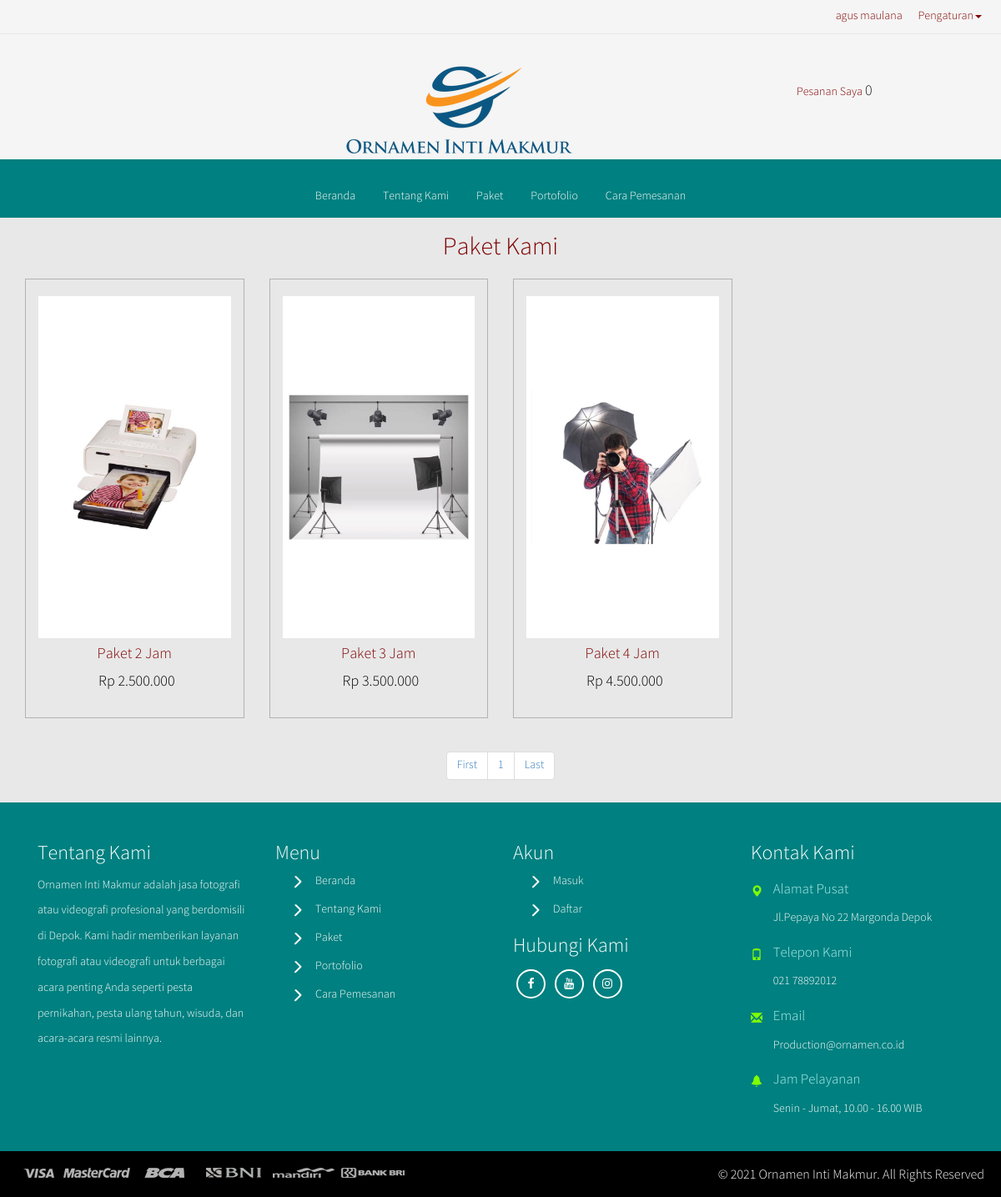
/index.php?p=paket (signed in), run on the app's committed database.
### tables this page shows
CREATE TABLE `members` (
  `member_id` int(10) NOT NULL,
  `fullname` varchar(100) NOT NULL,
  `gender` varchar(10) NOT NULL,
  `address` text NOT NULL,
  `city` varchar(80) NOT NULL,
  `state` varchar(60) NOT NULL,
  `zip_code` varchar(10) NOT NULL,
  `phone` varchar(18) NOT NULL,
  `email` varchar(50) NOT NULL,
  `password` varchar(100) NOT NULL,
  `reg_date` date NOT NULL
);

CREATE TABLE `items` (
  `item_id` varchar(11) NOT NULL,
  `item_name` varchar(100) NOT NULL,
  `cat_id` int(11) NOT NULL,
  `scat_id` int(11) NOT NULL,
  `brd_id` int(11) NOT NULL,
  `size` varchar(30) NOT NULL,
  `clr_id` varchar(11) NOT NULL,
  `bgimg` varchar(50) NOT NULL,
  `image` varchar(100) NOT NULL,
  `detail` text NOT NULL,
  `material_care` mediumtext NOT NULL,
  `price` varchar(11) NOT NULL,
  `discount` varchar(11) NOT NULL,
  `stock` int(11) NOT NULL,
  `available` varchar(10) NOT NULL,
  `creation_date` date NOT NULL DEFAULT '0000-00-00'
);

### page/paket.php (the view, shortened to what this page needs)
<div class="top-products">
	<div class="container">
		<div class="row">
			<div class="col-lg-12">
				<h2 class="text-center text1">Paket Kami</h2>
			</div>
		</div>
		<div class="row product">
			<?php
			$perpage = 20;
			$page = isset($_GET['page']) ? $_GET['page'] : "";
			if (empty($page)) {
				$num = 0;
				$page = 1;
			} else {
				$num = ($page - 1) * $perpage;
			}
			$query = "SELECT * FROM items WHERE available = 'Ada' ORDER by item_id ASC LIMIT $num, $perpage";
			$result = mysqli_query($conn, $query);
			while ($row = mysqli_fetch_array($result)) {
			?>
				<div class="col-md-3 col-xs-6 product-left">
					<div class="p-one">
						<a href="../index.php?p=single&id=<?php echo $row['item_id']; ?>">
							<img src="../admin/img/<?php echo $row['bgimg']; ?>" />
						</a>
						<h4><?php echo $row['item_name']; ?></h4>
						<?php
						if ($row['discount'] == "0") {
							echo '
							<div class="item_price">
								<p>
									<span>Rp ' . number_format($row['price'], 0, ".", ".") . '</span>
								</p>
							</div>
							';
						}
						?>
					</div>
				</div>
			<?php
			}
			$sql = mysqli_query($conn, "SELECT * FROM items");
			$total_record = mysqli_num_rows($sql);
			$total_page = ceil($total_record / $perpage);
			?>
			<div class="col-lg-12 col-xs-12">
				<nav class="text-center">
					<ul class="pagination">
						<?php
						if ($page > 1) {
							$prev = "<a href='../index.php?p=home&page=1'><span aria-hidden='true'>First</span></a>";
						} else {
							$prev = "<a href='../index.php?p=home&page=1'><span aria-hidden='true'>First</span></a>";
						}
						$number = '';
						for ($i = 1; $i <= $total_page; $i++) {
							if ($i == $page) {
								$number .= "<a href='../index.php?p=home&page=$i'>$i</a>";
							} else {
								$number .= "<a href='../index.php?p=home&page=$i'>$i</a>";
							}
						}
						if ($page < $total_page) {
							$link = $page + 1;
							$next = "<a href='../index.php?p=home&page=$total_page'><span aria-hidden='true'>Last</span></a>";
						} else {
							$next = "<a href='../index.php?p=home&page=$total_page'><span aria-hidden='true'>Last</span></a>";
						}
						?>
						<li><?php echo $prev; ?></li>
						<li><?php echo $number; ?></li>
						<li><?php echo $next; ?></li>
					</ul>
				</nav>
			</div>
		</div>
	</div>
</div>

### index.php (shortened to what this page needs)
<!DOCTYPE html>
<html lang="en">
<head>
	<link rel="stylesheet" type="text/css" href="../assets/css/miistore.css" media="screen, print" />
	<link rel="stylesheet" type="text/css" href="../assets/css/coreSlider.css" />
	<link rel="stylesheet" type="text/css" href="../assets/css/flexslider.css" media="screen" />
	</head>
<body>
	<?php ob_start();
	include "connect.php";
	$userIP = $_SERVER['REMOTE_ADDR'];
	$date = date('Y-m-d');
	$time = date('G:i:s');
	$query = mysqli_query($conn, "SELECT * FROM counter WHERE counter_date = '$date'");
	if(mysqli_num_rows($query) == 0){
		mysqli_query($conn, "INSERT INTO counter VALUES (NULL, '$userIP', '$date', '$time', 1)");
	}
	include "inc/header-navigation.php";
	include "inc/main.php";
	include "inc/newsletter-footer.php";
	?>
</body>
</html>

### inc/header-navigation.php (shortened to what this page needs)
<header class="page-header-one">
	<div class="container-fluid">
		<div class="top-right text-center">
			<ul>
				<?php
				if(empty($_SESSION['email']) && empty($_COOKIE['email'])){
				?>
				<li><a href="../index.php?p=login">Masuk</a></li>
				<li><a href="../index.php?p=register">Daftar</a></li>
				<?php
				}else{
					if(isset($_SESSION['email'])){
						$member = $_SESSION['member_id'];
						$queryname = mysqli_query($conn, "SELECT * FROM members WHERE member_id = '".$member."'");
						$name = mysqli_fetch_array($queryname);
						echo '<li>'.$name['fullname'].'</li>';
					}else{
						$member = $_COOKIE['member_id'];
						$queryname = mysqli_query($conn, "SELECT * FROM members WHERE member_id = '".$member."'");
						$name = mysqli_fetch_array($queryname);
						echo '<li>'.$name['fullname'].'</li>';
					}
				?>
				<li class="dropdown">
					<a class="dropdown-toggle" data-toggle="dropdown">Pengaturan<span class="caret"></span></a>
				</li>
				<?php } ?>
			</ul>
		</div>
	</div>
</header>
<header class="page-header-two">
	<div class="container-fluid text-center">
		<div class="col-md-4 top-header-left">
		</div>
		<div class="col-md-4 top-header-middle">
			<img class="logo-header" src="../logo/ornamen1.png" />
		</div>
		<div class="col-md-4 top-header-right">
			<a href="../index.php?p=pesanan">
			<span class=" ">Pesanan Saya</span>
			<h4 class="items">
			<?php
				if(isset($_SESSION['cart'])) {
					echo count($_SESSION['cart']) ;
				}else{
					echo '0';
				}
			?>
			</h4>
			</a>
		</div>
	</div>
</header>
<nav class="top-nav navbar navbar-inverse" role="navigation">
	<div class="container-fluid">
		<div class="navbar-collapse collapse">
			<ul class="nav navbar-nav top-nav-info">
				<li><a href="../index.php">Beranda</a></li>
				<li><a href="../index.php?p=tentangkami">Tentang Kami</a></li>
				<li><a href="../index.php?p=paket">Paket</a></li>
				<li><a href="../index.php?p=portofolio">Portofolio</a></li>
				<li><a href="../index.php?p=carapemesanan">Cara Pemesanan</a></li>
					</ul>
		</div>
	</div>
</nav>

### inc/main.php (shortened to what this page needs)
<?php
if(@$_GET){
	switch($_GET['p']){
		case "paket";
			include "page/paket.php";
		break;
	}
}else{
	include "page/home.php";
}
?>

### inc/newsletter-footer.php (shortened to what this page needs)
<div class="footer-top">
	<div class="container">
		<div class="col-lg-3 footer-grid">
			<h3>Tentang Kami</h3>
			<p>Ornamen Inti Makmur adalah jasa fotografi atau videografi profesional yang berdomisili di Depok. Kami hadir memberikan layanan fotografi atau videografi untuk berbagai acara penting Anda seperti pesta pernikahan, pesta ulang tahun, wisuda, dan acara-acara resmi lainnya.</p>
		</div>
		<div class="col-lg-3 footer-grid">
			<h3>Menu</h3>
			<ul class="footer-grid-list">
				<li><a href="../index.php">Beranda</a></li>
				<li><a href="../index.php?p=brands">Tentang Kami</a></li>
				<li><a href="../index.php?p=paket">Paket</a></li>
				<li><a href="../index.php?p=portofolio">Portofolio</a></li>
				<li><a href="../index.php?p=carapemesanan">Cara Pemesanan</a></li>
			</ul>
		</div>
		<div class="col-lg-3 footer-grid">
			<h3>Akun</h3>
			<ul class="footer-grid-list">
				<li><a href="../index.php?p=login">Masuk</a></li>
				<li><a href="../index.php?p=register">Daftar</a></li>
			</ul>
			<h3>Hubungi Kami</h3>
			<div class="social">
				<a class="fa fa-facebook" target="_blank" href="https://www.facebook.com/cometogether.gambaro"></a>
				<a class="fa fa-youtube" target="_blank" href="https://www.youtube.com/channel/UCI_fcFGYjcy3jFLMxFCPoFQ"></a>
				<a class="fa fa-instagram" target="_blank" href="https://www.instagram.com/cometogether_extrogambaro/?hl=id"></a>
			</div>
		</div>
		<div class="col-lg-3 footer-grid">
			<h3>Kontak Kami</h3>
			<div class="contact-grid">
				<i class="glyphicon glyphicon-map-marker"></i>
				<div class="contact1">
					<h3>Alamat Pusat</h3>
					<p>Jl.Pepaya No 22 Margonda Depok</p>
				</div>
				<div class="clearfix"></div>
			</div>
			<div class="contact-grid">
				<i class="glyphicon glyphicon-phone"></i>
				<div class="contact1">
					<h3>Telepon Kami</h3>
					<p>021 78892012</p>
				</div>
				<div class="clearfix"></div>
			</div>
			<div class="contact-grid">
				<i class="glyphicon glyphicon-envelope"></i>
				<div class="contact1">
					<h3>Email</h3>
					<p>Production@ornamen.co.id</p>
				</div>
				<div class="clearfix"></div>
			</div>
			<div class="contact-grid">
				<i class="glyphicon glyphicon-bell"></i>
				<div class="contact1">
					<h3>Jam Pelayanan</h3>
					<p>Senin - Jumat, 10.00 - 16.00 WIB</p>
				</div>
				<div class="clearfix"></div>
			</div>
		</div>
	</div>
</div>
<div class="footer-bottom">
	<div class="container-fluid">
		<ul class="footer-bottom-left">
			<li><img src="../assets/img/f2.png" class="img-responsive"/></li>
			<li><img src="../assets/img/f3.png" class="img-responsive"/></li>
			<li><img src="../assets/img/logo-bca.png" class="img-responsive"/></li>
			<li><img src="../assets/img/logo-bni46.png" class="img-responsive"/></li>
			<li><img src="../assets/img/logo-mandiri.png" class="img-responsive"/></li>
			<li><img src="../assets/img/logo-bri.png" class="img-responsive"/></li>
		</ul>
		<p class="footer-bottom-right">&copy; 2021 Ornamen Inti Makmur. All Rights Reserved</p>
		<div class="clearfix"></div>
	</div>
</div>

### assets/css/miistore.css (style rules this page uses)
body { font-weight: normal; padding: 0; color: #800000; background-color: #E8E8E8; font-family: 'Source Sans Pro Light', sans-serif; }
h1, h2, h3, h4, h5, h6, p { font-family: 'Source Sans Pro Light', sans-serif; }
a { color: #800000; }
.footer-top { background: #008080; padding: 2em 0; }
.footer-grid p { color: #FFF; line-height: 2.2em; }
.footer-grid h3 { color: #FFF; }
.footer-grid ul { padding-left: 20px; }
.footer-grid ul.footer-grid-list li { list-style: none; margin-bottom: 1em; padding-left: 2em; background: url(../img/img-sp.png) no-repeat -14px -193px; }
.footer-grid ul li a { color: #FFF; }
.footer-grid .contact-grid { padding: 6px 0; }
.footer-grid .contact-grid i { color: #7FFF00; font-size:1em; float: left; margin: 0 5% 0 0; display: inline-block; line-height: 2em; }
.contact1 { float: left; }
.contact1 h3 { color: #AFEEEE; font-size: 1.2em; margin-top: 5px; }
.contact1 p { color: #FFF; margin: 0; }
.footer-bottom { background: #000; padding: 1em 0; }
.footer-bottom-left { float: left; margin-bottom: 0; padding-left: 5px; }
.footer-bottom-left li { display: inline-block; padding-top: 6px; }
.footer-bottom-right { float: right; color: #FFF; font-size: 16px; margin-bottom: 0; padding-top: 4px; padding-right: 5px; }
.page-header-one { min-height: 40px; background: #f5f5f5; border-bottom: 1px solid #E7E7E7; }
.top-nav { margin-bottom: 0; }
.top-right { float: right; }
.top-right ul li { display: inline-block; margin-top: 10px; padding: 0 8px; }
.top-right ul li a { text-decoration: none; color: #800000; }
.top-right ul li a.dropdown-toggle { cursor: pointer; }
.top-header-left, .top-header-right { width: 33.3%; }
.top-header-middle { text-align: center; margin-top: 30px; }
.top-header-right { text-align: center; margin-top: 50px; }
.top-header-right h4 { display: inline-block; color: #1F1F1F; }
.page-header-two { margin-top: 0; margin-bottom: 0; padding-top: 10px; height: 150px; background: #f5f5f5; border-bottom: 0; }
.logo-header { display: block; margin: 0 auto; }
@media (min-width: 768px) and (max-width: 1500px) { .page-header-two { padding-top: 0; height: 150px; clear: both; } }
@media (min-width: 768px) and (max-width: 1500px) { .logo-header { display: block; margin: 0 auto; left: 50px; right: auto; transform: translate(-50px, 0); } }
@media (min-width: 768px) and (max-width: 1500px) { .top-header-right { position: absolute; top: 40px; right: 0; } }
ul.top-nav-info { float: none; text-align: center; }
.navbar { border-radius: 0; }
.navbar-inverse { background-color: #008080; border: 0; }
.navbar-inverse .navbar-nav > li > a { color: #FFF; }
@media (min-width: 768px) { .navbar { text-align: center; margin-bottom: 0; } }
@media (min-width: 768px) { .navbar .navbar-nav { float: none; display: inline-block; clear: none; } }
@media (min-width: 768px) { .navbar .navbar-nav > li { float: none; display: inline-block; } }
@media (min-width: 768px) { .collapse.navbar-collapse { float: none; display: inline-block !important; width: auto; clear: none; } }
.text1 { margin-top: 20px; margin-bottom: 20px; }
.social a { text-decoration: none; -webkit-transition: 0.5s all; transition: 0.5s all; }
.social [class*="fa fa-"] { border-radius: 30px; border: 2px solid #FFF; color: #FFF; display: inline-block; height: 35px; width: 35px; line-height: 30px; margin: 5px 4px 4px 4px; font-size: 14px; text-align: center; }
.product { display: -webkit-box; display: -webkit-flex; display: flex; flex-wrap: wrap; }
.product > .product-left { display: flex; flex-direction: column; }
.product-left { position: relative; text-align: center; padding-bottom: 20px; }
.p-one { border: 1px solid #B2B2B2; padding: 20px 15px; min-height: 100%; }
.p-one img { width: 100%; -webkit-transition-duration: 0.5s; -moz-transition-duration: 0.5s; -o-transition-duration: 0.5s; transition-duration: 0.5s; }
.item_price p span { padding-left: 5px; font-size: 18px; color: #000; }

### data on the page
members: fullname "agus maulana"
items: bgimg (picture), item_name "Paket 2 Jam", price "2.500.000"
items: bgimg (picture), item_name "Paket 3 Jam", price "3.500.000"
items: bgimg (picture), item_name "Paket 4 Jam", price "4.500.000"
